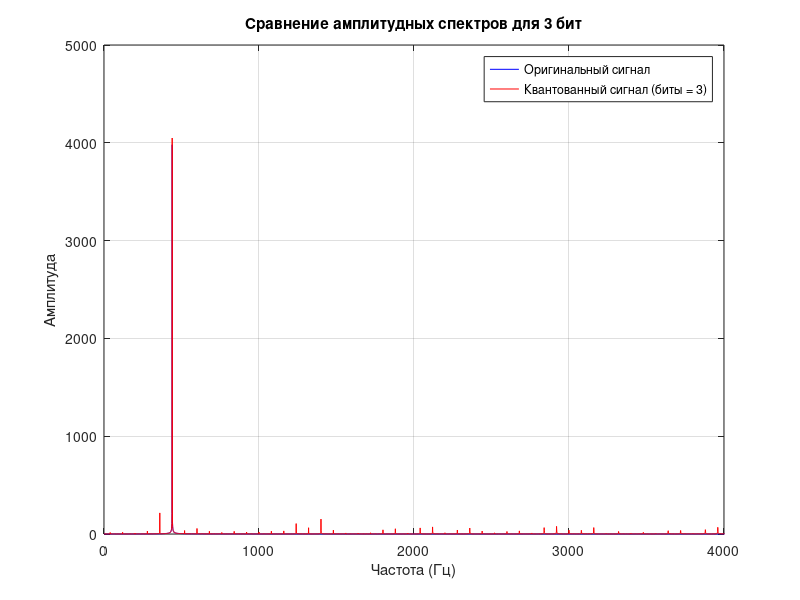
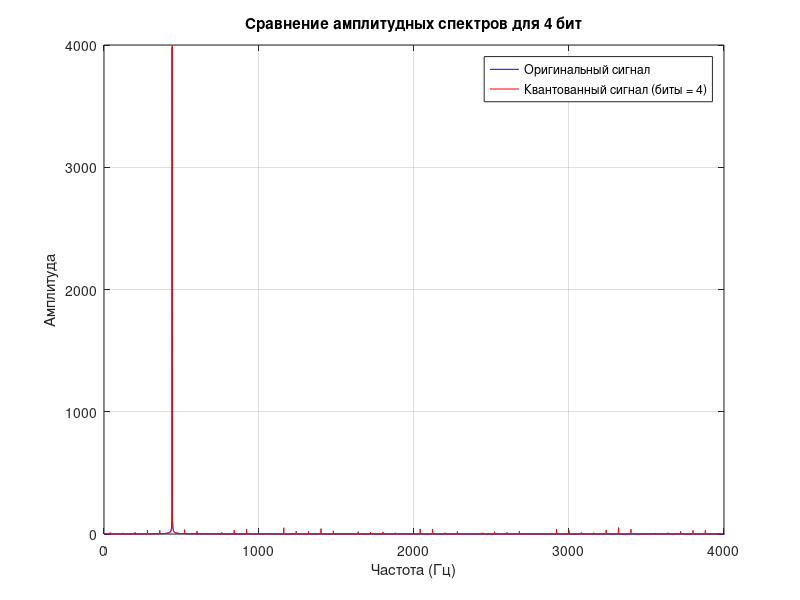
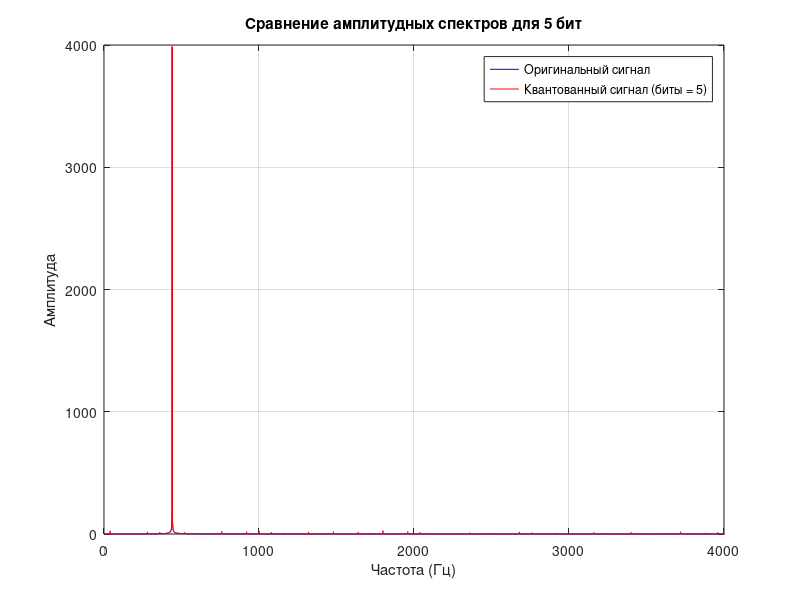
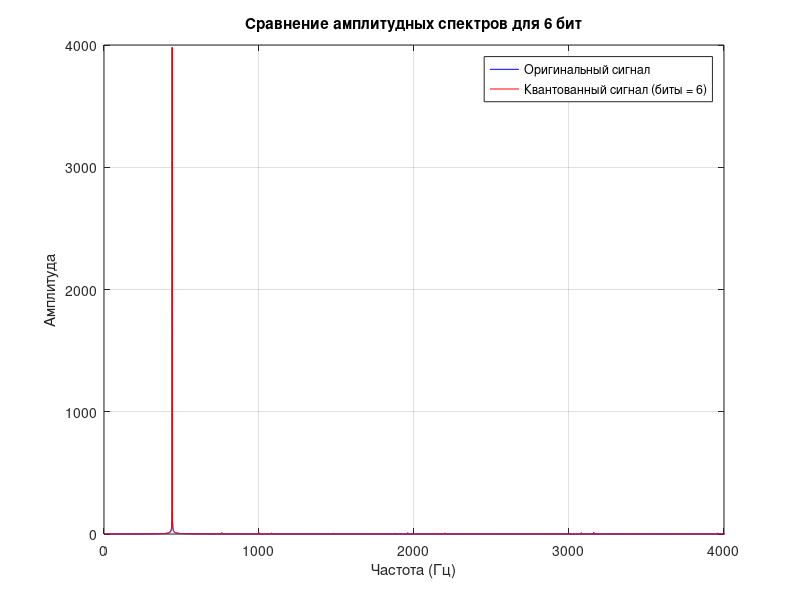

MATLAB code to generate these figures, in order:
function quantization_effect()
    
    Fs = 8000;
    t = 0:1/Fs:1; 
    f_signal = 440; 
    original_signal = sin(2 * pi * f_signal * t); 

     bit_depths = [3, 4, 5, 6];

    for bits = bit_depths
        quantized_signal = quantize_signal(original_signal, bits);
        
        Y = fft(original_signal);
        Y_quantized = fft(quantized_signal);
        
        amplitude_spectrum = abs(Y);
        amplitude_spectrum_quantized = abs(Y_quantized);
        
        quantization_error = original_signal - quantized_signal;
        mean_quantization_error = mean(abs(quantization_error));
        
        f = (0:length(original_signal)-1) * (Fs / length(original_signal));
        
        figure;
        plot(f, amplitude_spectrum, 'b', 'DisplayName', 'Оригинальный сигнал');
        hold on;
        plot(f, amplitude_spectrum_quantized, 'r', 'DisplayName', sprintf('Квантованный сигнал (биты = %d)', bits));
        hold off;
        title(sprintf('Сравнение амплитудных спектров для %d бит', bits));
        xlabel('Частота (Гц)');
        ylabel('Амплитуда');
        xlim([0 Fs/2]);
        legend show;
        grid on;
        
        fprintf('Средняя ошибка квантования для %d бит: %.4f\n', bits, mean_quantization_error);
    end
end

function quantized_signal = quantize_signal(signal, bits)
    max_value = 1; % Максимальная амплитуда синусоиды
    min_value = -1; % Минимальная амплитуда синусоиды
    
    % Определите количество уровней квантования
    levels = 2^bits;
    
    % Масштабируйте сигнал для диапазона уровней
    scaled_signal = (signal - min_value) / (max_value - min_value) * (levels - 1);
    
    % Квантование сигналов
    quantized_scaled_signal = round(scaled_signal); % Округление до ближайшего уровня
    quantized_scaled_signal(quantized_scaled_signal >= levels) = levels - 1; % Ограничьте уровень
    quantized_signal = quantized_scaled_signal / (levels - 1) * (max_value - min_value) + min_value; % Обратное масштабирование
end
